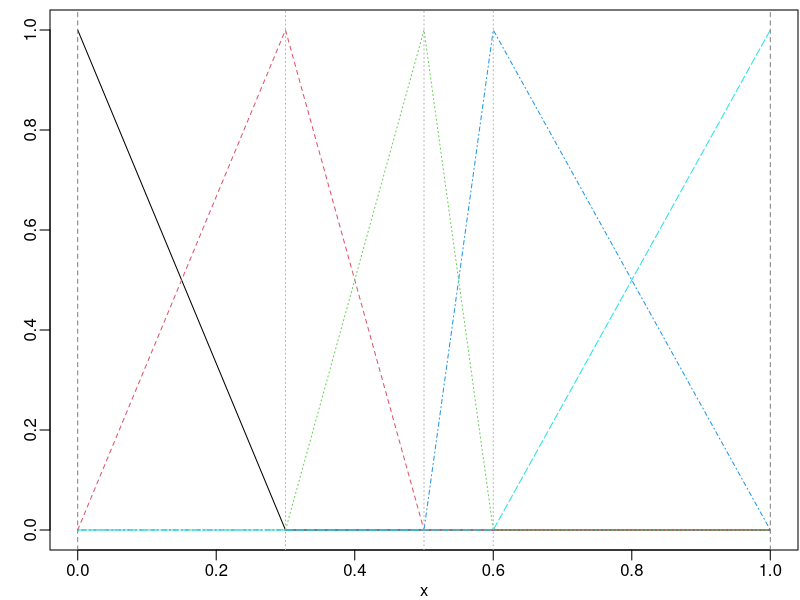
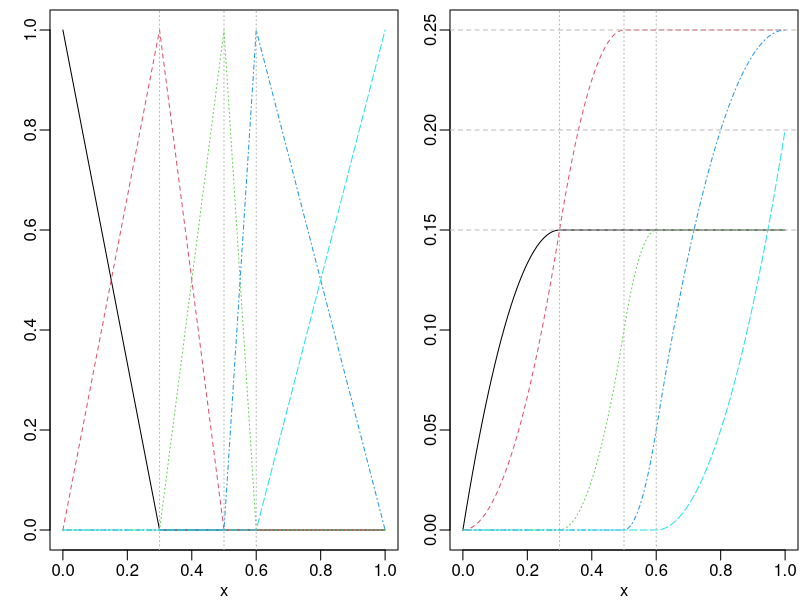
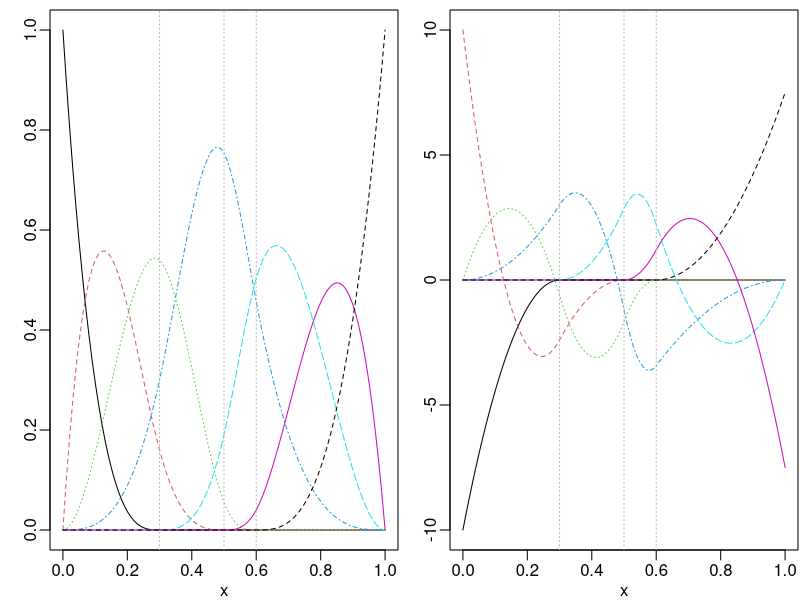
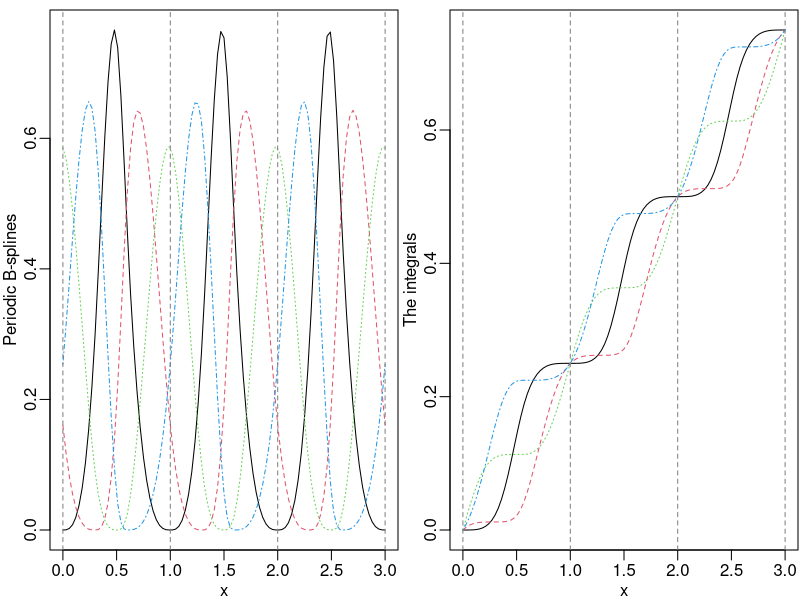
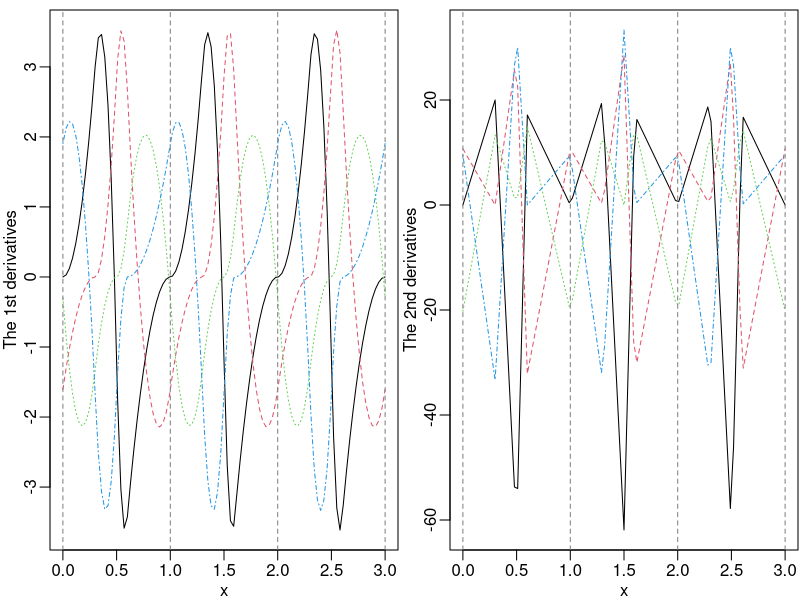
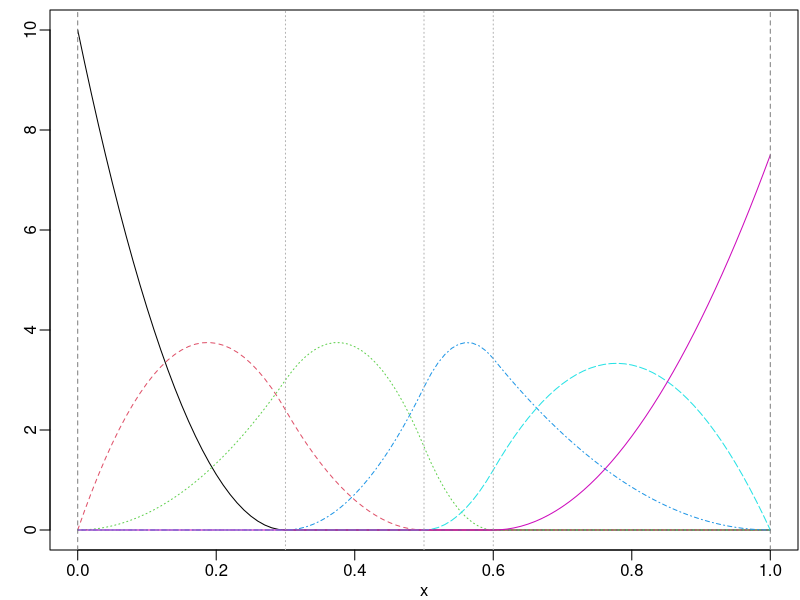
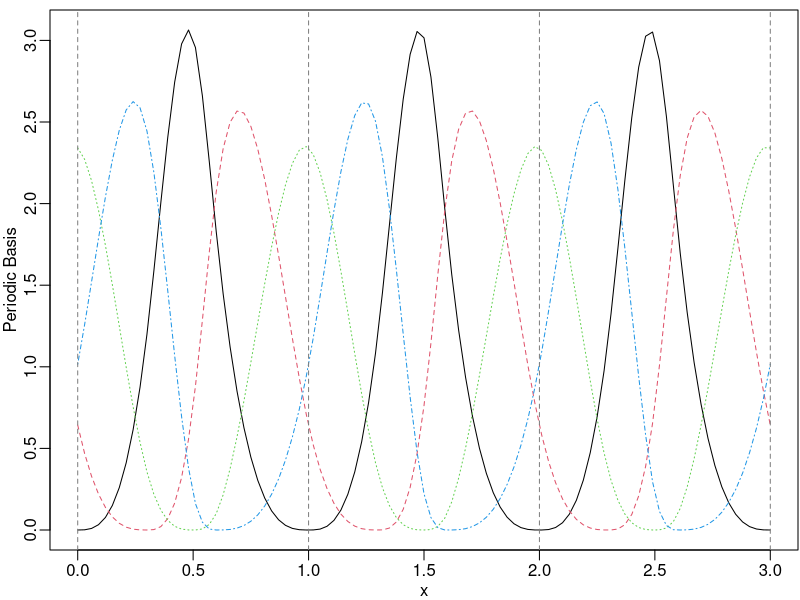
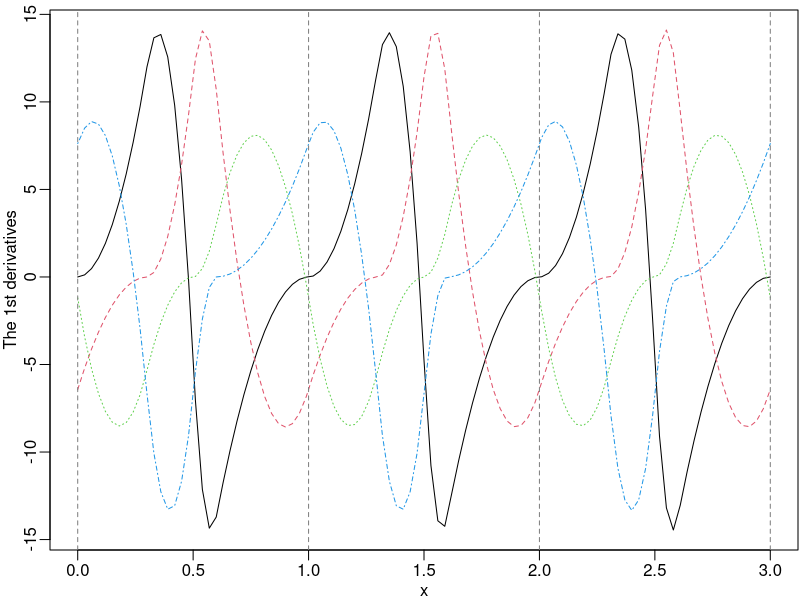

The R source for these figures, in order: (Note: this script raises an error after producing the figures.)
## ---- chunk 1
knitr::opts_knit$set(global.par = TRUE)
knitr::opts_chunk$set(fig.width = 7, fig.height = 4)
## ---- chunk 2
library(graphics)
par(mar = c(2.5, 2.5, 0.5, 0.1), mgp = c(1.5, 0.5, 0))
## ---- chunk 3
library(splines2)
packageVersion("splines2")
## ---- chunk 4
knots <- c(0.3, 0.5, 0.6)
x <- seq(0, 1, 0.01)
bsMat <- bSpline(x, knots = knots, degree = 1, intercept = TRUE)
plot(bsMat, mark_knots = "all")
## ---- chunk 5
ibsMat <- ibs(x, knots = knots, degree = 1, intercept = TRUE)
op <- par(mfrow = c(1, 2))
plot(bsMat, mark_knots = "internal")
plot(ibsMat, mark_knots = "internal")
abline(h = c(0.15, 0.2, 0.25), lty = 2, col = "gray")
## ---- chunk 6
bsMat <- bSpline(x, knots = knots, intercept = TRUE)
dbsMat <- dbs(x, knots = knots, intercept = TRUE)
plot(bsMat, mark_knots = "internal")
plot(dbsMat, mark_knots = "internal")
## ---- chunk 7
is_equivalent <- function(a, b) {
    all.equal(a, b, check.attributes = FALSE)
}
stopifnot(is_equivalent(dbsMat, deriv(bsMat)))
## ---- chunk 8
px <- seq(0, 3, 0.01)
pbsMat <- bSpline(px, knots = knots, Boundary.knots = c(0, 1),
                  intercept = TRUE, periodic = TRUE)
ipMat <- ibs(px, knots = knots, Boundary.knots = c(0, 1),
             intercept = TRUE, periodic = TRUE)
dp1Mat <- deriv(pbsMat)
dp2Mat <- deriv(pbsMat, derivs = 2)
par(mfrow = c(1, 2))
plot(pbsMat, ylab = "Periodic B-splines", mark_knots = "boundary")
plot(ipMat, ylab = "The integrals", mark_knots = "boundary")
plot(dp1Mat, ylab = "The 1st derivatives", mark_knots = "boundary")
plot(dp2Mat, ylab = "The 2nd derivatives", mark_knots = "boundary")
## ---- chunk 9
msMat <- mSpline(x, knots = knots, degree = 2, intercept = TRUE)
par(op)
plot(msMat, mark_knots = "all")
## ---- chunk 10
dmsMat1 <- mSpline(x, knots = knots, degree = 2, intercept = TRUE, derivs = 1)
dmsMat2 <- deriv(msMat)
stopifnot(is_equivalent(dmsMat1, dmsMat2))
## ---- chunk 11
pmsMat <- mSpline(px, knots = knots, intercept = TRUE,
                  periodic = TRUE, Boundary.knots = c(0, 1))
plot(pmsMat, ylab = "Periodic Basis", mark_knots = "boundary")
## ---- chunk 12
dpmsMat <- deriv(pmsMat)
plot(dpmsMat, ylab = "The 1st derivatives", mark_knots = "boundary")
## ---- chunk 13
ipmsMat <- mSpline(px, knots = knots, intercept = TRUE,
                   periodic = TRUE, Boundary.knots = c(0, 1), integral = TRUE)
plot(ipmsMat, ylab = "Integrals", mark_knots = "boundary")
abline(h = seq.int(0, 3), lty = 2, col = "gray")
## ---- chunk 14
isMat <- iSpline(x, knots = knots, degree = 2, intercept = TRUE)
plot(isMat, mark_knots = "internal")
## ---- chunk 15
stopifnot(is_equivalent(msMat, deriv(isMat)))
## ---- chunk 16
dmsMat3 <- deriv(isMat, 2)
stopifnot(is_equivalent(dmsMat1, dmsMat3))
## ---- chunk 17
csMat1 <- cSpline(x, knots = knots, degree = 2, intercept = TRUE)
plot(csMat1)
abline(h = 1, v = knots, lty = 2, col = "gray")
## ---- chunk 18
csMat2 <- cSpline(x, knots = knots, degree = 2, intercept = TRUE, scale = FALSE)
stopifnot(is_equivalent(isMat, deriv(csMat2)))
stopifnot(is_equivalent(msMat, deriv(csMat2, 2)))
stopifnot(is_equivalent(msMat, deriv(deriv(csMat2))))
## ---- chunk 19
x1 <- seq.int(0, 1, 0.01)
x2 <- seq.int(- 1, 1, 0.01)
bpMat1 <- bernsteinPoly(x1, degree = 4, intercept = TRUE)
bpMat2 <- bernsteinPoly(x2, degree = 4, intercept = TRUE)
par(mfrow = c(1, 2))
plot(bpMat1)
plot(bpMat2)
## ---- chunk 20
ibpMat1 <- bernsteinPoly(x1, degree = 4, intercept = TRUE, integral = TRUE)
ibpMat2 <- bernsteinPoly(x2, degree = 4, intercept = TRUE, integral = TRUE)
dbpMat1 <- bernsteinPoly(x1, degree = 4, intercept = TRUE, derivs = 1)
dbpMat2 <- bernsteinPoly(x2, degree = 4, intercept = TRUE, derivs = 1)
par(mfrow = c(2, 2))
plot(ibpMat1, ylab = "Integrals")
plot(ibpMat2, ylab = "Integrals")
plot(dbpMat1, ylab = "Derivatives")
plot(dbpMat2, ylab = "Derivatives")
## ---- chunk 21
stopifnot(is_equivalent(dbpMat1, deriv(bpMat1)))
stopifnot(is_equivalent(dbpMat2, deriv(bpMat2)))
stopifnot(is_equivalent(dbpMat1, deriv(ibpMat1, 2)))
stopifnot(is_equivalent(dbpMat2, deriv(ibpMat2, 2)))
## ---- chunk 22
nsMat <- naturalSpline(x, knots = knots, intercept = TRUE)
insMat <- naturalSpline(x, knots = knots, intercept = TRUE, integral = TRUE)
par(mfrow = c(1, 2))
plot(nsMat, ylab = "Basis")
plot(insMat, ylab = "Integrals")
stopifnot(is_equivalent(nsMat, deriv(insMat)))
## ---- chunk 23
d1nsMat <- naturalSpline(x, knots = knots, intercept = TRUE, derivs = 1)
d2nsMat <- deriv(nsMat, 2)
matplot(x, d1nsMat, type = "l", ylab = "The 1st derivatives")
matplot(x, d2nsMat, type = "l", ylab = "The 2nd derivatives")
## ---- chunk 24
nskMat <- nsk(x, knots = knots, intercept = TRUE)
par(op)
plot(nskMat, ylab = "nsk()", mark_knots = "all")
abline(h = 1, col = "red", lty = 3)
## ---- chunk 25
nskMat2 <- update(nskMat, knots = c(knots, 0.2, 0.4), trim = 0.025)
knots(nskMat2)
stopifnot(all.equal(quantile(x, c(0.025, 0.975), names = FALSE),
                    knots(nskMat2, "boundary")))
## ---- chunk 26
new_x <- c(0.275, 0.525, 0.8)
names(new_x) <- paste0("x=", new_x)
(isMat2 <- predict(isMat, newx = new_x)) # the basis functions at new x
stopifnot(all.equal(predict(isMat, newx = new_x), update(isMat, x = new_x)))
## compute the first derivative of the I-spline function in different ways
beta <- seq(0.1, by = 0.1, length.out = ncol(isMat))
deriv_ispline1 <- predict(isMat, newx = new_x, coef = beta, derivs = 1)
deriv_ispline2 <- predict(update(isMat, x = new_x, derivs = 1), coef = beta)
deriv_ispline3 <- c(predict(deriv(isMat), newx = new_x) %*% beta)
stopifnot(all.equal(deriv_ispline1, deriv_ispline2))
stopifnot(all.equal(deriv_ispline2, deriv_ispline3))
## ---- chunk 27
b <- bSpline # create an alias for B-splines
mod1 <- lm(weight ~ b(height, degree = 1, df = 3), data = women)
iknots <- with(women, knots(bSpline(height, degree = 1, df = 3)))
mod2 <- lm(weight ~ bSpline(height, degree = 1, knots = iknots), data = women)
pred1 <- predict(mod1, head(women, 10))
pred2 <- predict(mod2, head(women, 10))
stopifnot(all.equal(pred1, pred2))
## ---- chunk 28
## generates quadratic spline basis functions based on log(x)
qbs <- function(x, ...) {
    splines2::bSpline(log(x), ..., degree = 2)
}
mod3 <- lm(weight ~ qbs(height, df = 5), data = women)
mod4 <- lm(weight ~ bsp(log(height), degree = 2, df = 5), data = women)
stopifnot(all.equal(unname(coef(mod3)), unname(coef(mod4)))) # the same coef
pred3 <- predict(mod3, head(women, 10))
pred4 <- predict(mod4, head(women, 10))
all.equal(pred3, pred4)
pred0 <- predict(qbs(women$height, df = 5),
                 newx = head(log(women$height), 10),
                 coef = coef(mod3)[- 1]) + coef(mod3)[1]
stopifnot(all.equal(pred0, pred4, check.names = FALSE))
## ---- chunk 29
## generates quadratic spline basis functions based on log(x) with a new class
qbs <- function(x, ...) {
    res <- splines2::bSpline(log(x), ..., degree = 2)
    class(res) <- c("qbs", class(res))
    return(res)
}
## a utility to help model.frame() create the right matrices
makepredictcall.qbs <- function(var, call) {
    if (as.character(call)[1L] == "qbs" ||
    (is.call(call) && identical(eval(call[[1L]]), qbs))) {
        at <- attributes(var)[c("knots", "Boundary.knots", "intercept",
                                "periodic", "derivs", "integral")]
        call <- call[1L:2L]
        call[names(at)] <- at
    }
    call
}
## the same example
mod3 <- lm(weight ~ qbs(height, df = 5), data = women)
mod4 <- lm(weight ~ bsp(log(height), degree = 2, df = 5), data = women)
stopifnot(all.equal(unname(coef(mod3)), unname(coef(mod4)))) # the same coef
pred3 <- predict(mod3, head(women, 10))
pred4 <- predict(mod4, head(women, 10))
all.equal(pred3, pred4) # should be TRUE this time
